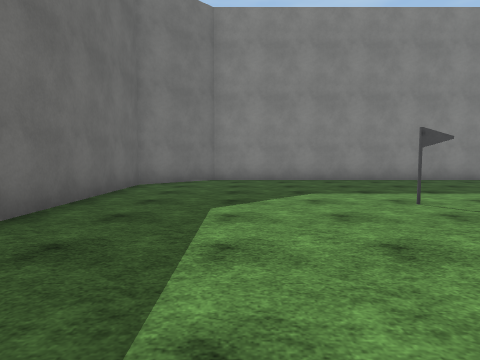
View 1 (above)

12 first-person views from a walk through a Unity game level. The camera is 1.3 m above the floor, tilts 4° down and sees 75° across. The floor is counted in squares, 2 m on a side. Each view is taken from the middle of a square. On the plan, view 1 faces up. The plan holds only what a view shows up to about 10 squares ahead; the rest is blank. Surface patterns are stand-ins for the level's own textures.

View 2
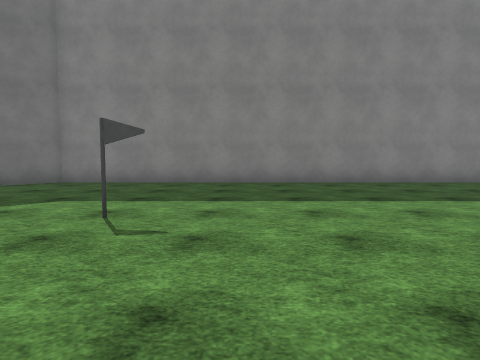

View 3
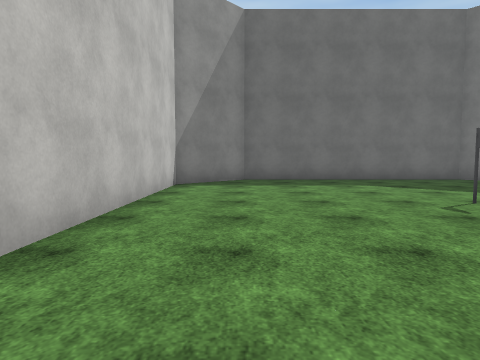

View 4
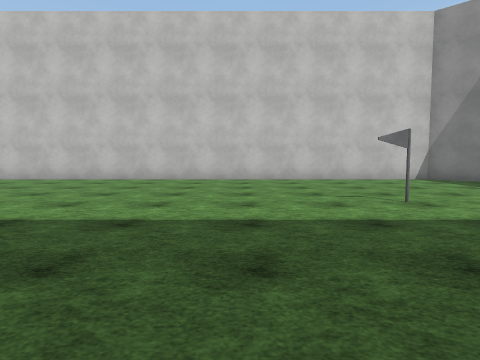

View 5
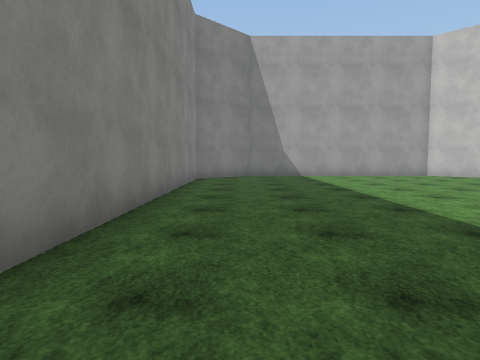

View 6
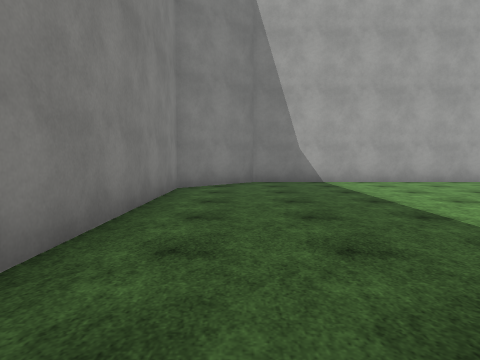

View 7
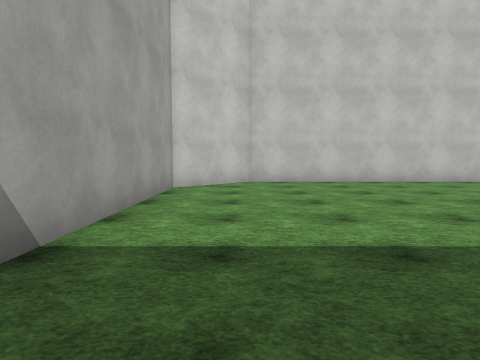

View 8
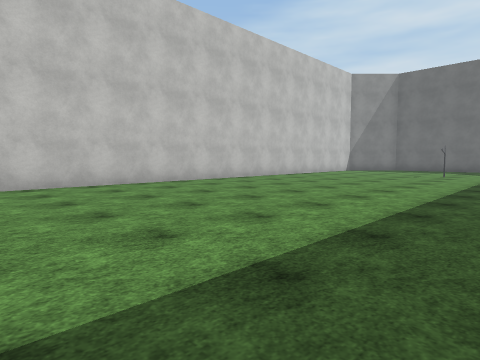

View 9
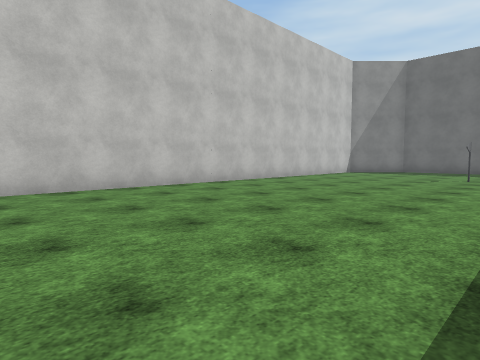

View 10
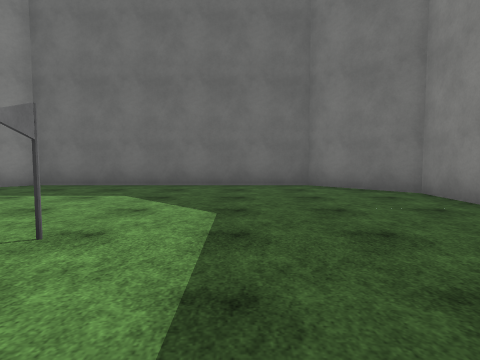

View 11
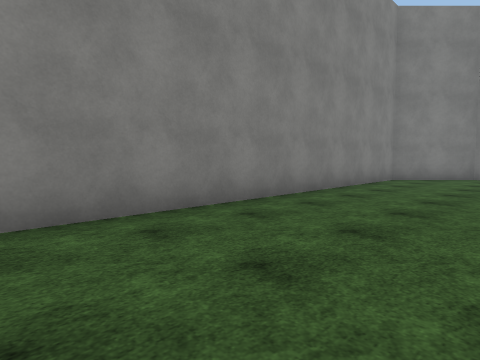

View 12
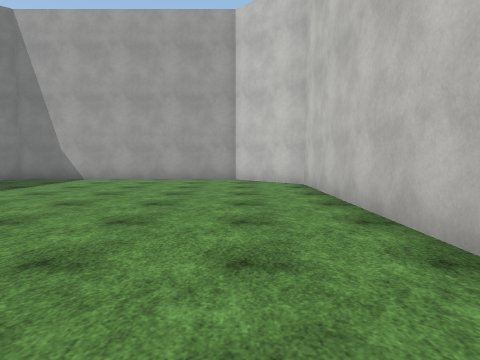

### Floor plan
Points are (right, up) in squares from view 1. A wall is a line through its corners. A room is listed if a view was taken in it or the views show most of it. See-through windows are left out.
Room 1 (views 1, 2, 3, 4, 5, 6, 7, 8, 9, 10, 11, 12)
walls: (15.8, -0.6) (17.5, 1.1) (17.5, 7.6) (15.8, 9.4) (-0.8, 9.4) (-2.5, 7.6) (-2.5, 1.1) (-0.8, -0.6) (15.8, -0.6)

Where each view was taken, in squares from view 1:
view 1: 0 up, 0 right, facing up
view 2: 1 up, 4 right, facing up
view 3: 1 up, 7 right, facing left
view 4: 9 up, 5 right, facing down
view 5: 8 up, 6 right, facing right
view 6: 8 up, 9 right, facing right
view 7: 8 up, 16 right, facing down
view 8: 7 up, 15 right, facing down-left
view 9: 6 up, 13 right, facing down-left
view 10: 6 up, 5 right, facing left
view 11: 6 up, 6 right, facing up-right
view 12: 1 up, 8 right, facing right
